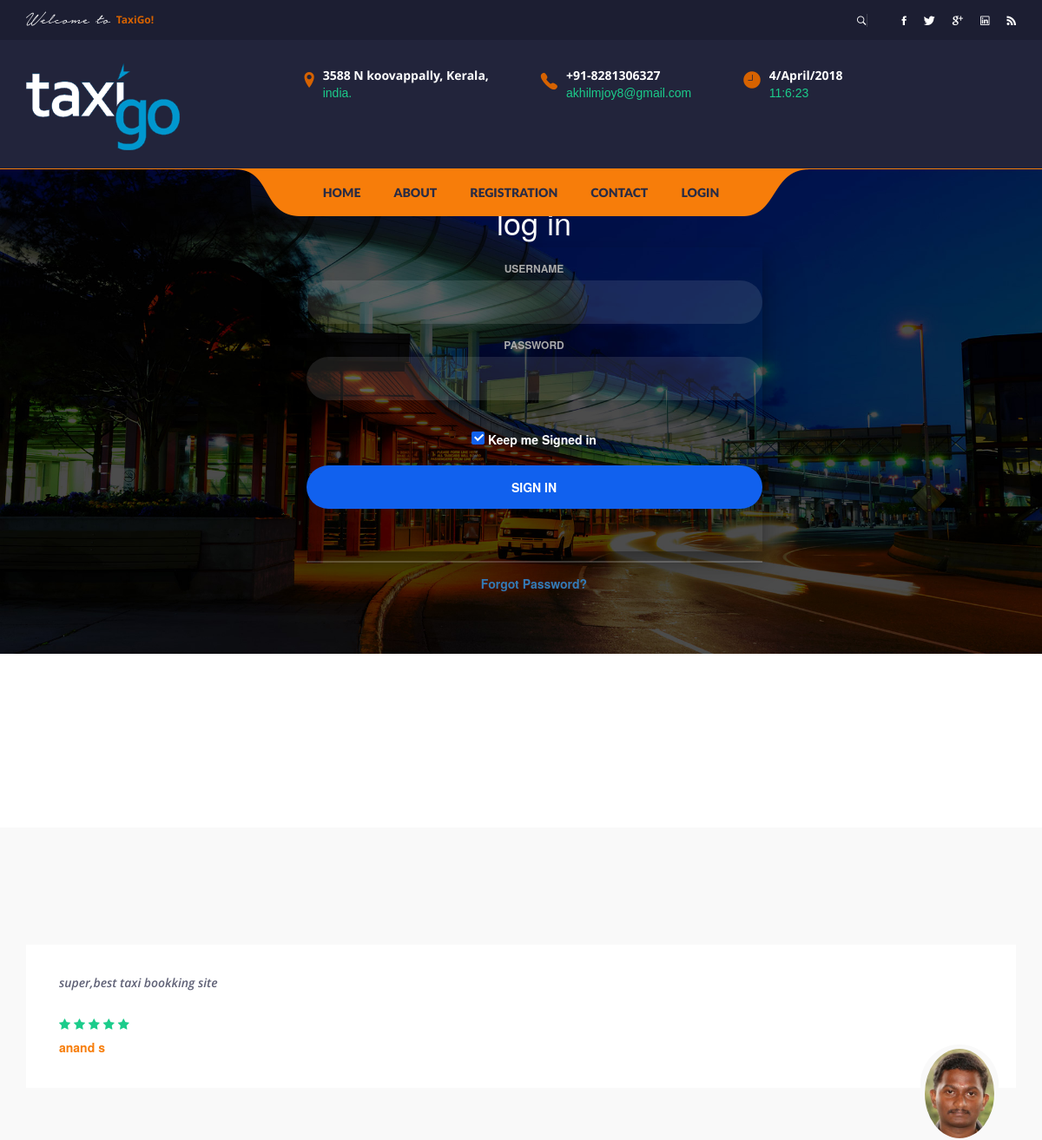
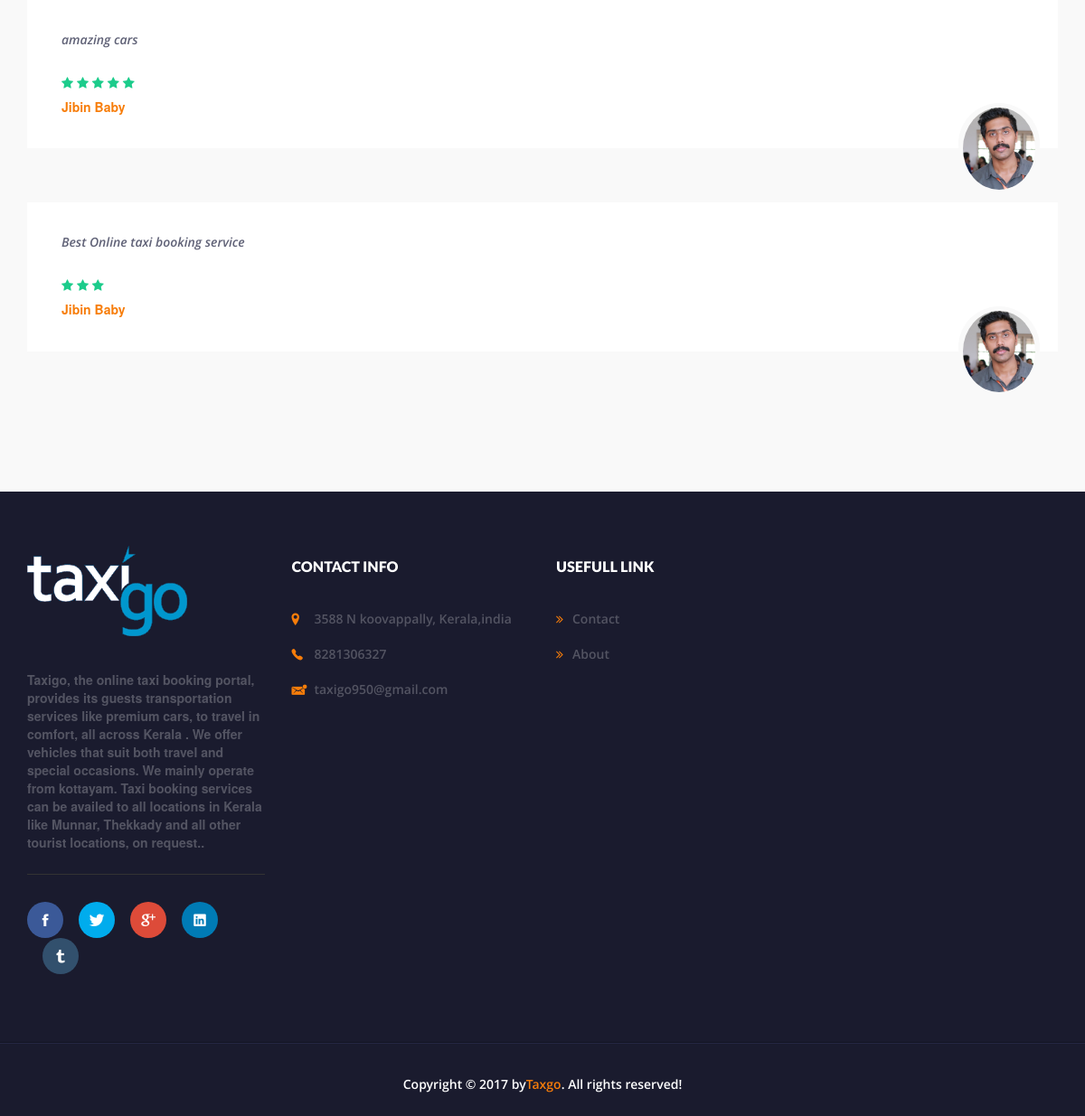
/taxigo/login.php, run on the app's committed database (2 pictures, top to bottom).
### tables this page shows
CREATE TABLE `feedback` (
  `fed_id` int(11) NOT NULL,
  `reg_id` int(11) NOT NULL,
  `ratting` int(11) NOT NULL,
  `message` varchar(250) NOT NULL,
  `status` tinyint(4) NOT NULL DEFAULT '0'
);

CREATE TABLE `registration` (
  `reg_id` int(11) NOT NULL,
  `type_id` int(11) NOT NULL,
  `fname` varchar(30) NOT NULL,
  `lname` varchar(30) NOT NULL,
  `phno` varchar(30) NOT NULL,
  `photo` varchar(30) NOT NULL,
  `emailid` varchar(30) NOT NULL,
  `Dob` date NOT NULL,
  `gender` varchar(30) NOT NULL,
  `Address` varchar(50) NOT NULL,
  `idproofno` varchar(30) NOT NULL,
  `idproof` varchar(30) NOT NULL,
  `status` int(11) NOT NULL DEFAULT '0',
  `dvraloc` int(11) NOT NULL DEFAULT '0'
);

### taxigo/login.php (the view, shortened to what this page needs)
<?php
include 'dbcon.php';
?> <!DOCTYPE html>
<html lang="en">
<head>
	<link href="css/style2.css" rel="stylesheet">
	<link href="css/style3.css" rel="stylesheet">
	<link href="css/login.css" rel="stylesheet">
	<link rel="stylesheet" href="css/bootstrap.min.css">
	<link rel="stylesheet" href="css/bootstrap-theme.min.css">
	<link rel="stylesheet" href="css/font-awesome.min.css">
	<link rel="stylesheet" href="css/ionicons.min.css">
	<link rel="stylesheet" href="vendors/owl.carousel/owl.carousel.css">
	<link rel="stylesheet" href="vendors/bootstrap-select/css/bootstrap-select.css">
	<link rel="stylesheet" href="css/style.css">
	<link rel="stylesheet" href="css/theme.css">
</head>
<body>
	<section class="row top-bar">
		<div class="container">
			<div class="welcome-texts"><span class="welcome-text">Welcome to</span><span>TaxiGo!</span></div>
			<ul class="social-lists-wSearch nav nav-pills">
				<li class="search-pop"><a href="#"><span class="ion-ios-search-strong"></span></a></li>
				<li><a href="#"><i class="ion-social-facebook"></i></a></li>
				<li><a href="#"><i class="ion-social-twitter"></i></a></li>
				<li><a href="#"><i class="ion-social-googleplus"></i></a></li>
				<li><a href="#"><i class="ion-social-linkedin-outline"></i></a></li>
				<li><a href="#"><i class="ion-social-rss"></i></a></li>
			</ul>
		</div>
	</section>
	<section class="row info-bar">
		<div class="container">
			<div class="row">
				<div class="col-sm-3 col-xs-8 logo-box">
					<a href="index-2.html" class="logo"><img src="images/logo.png" alt=""></a>
				</div>
				<div class="col-sm-9 col-xs-4 info-box">
					<div class="header-informations hidden-xs">
						<div class="media info-media">
							<div class="media-left"><i class="ion-location"></i></div>
							<div class="media-body">
								<h5 class="this-top">3588 N  koovappally, Kerala,</h5>
								<h5 class="this-bottom">india.</h5>
							</div>
						</div>
						<div class="media info-media">
							<div class="media-left"><i class="ion-ios-telephone"></i></div>
							<div class="media-body">
								<h5 class="this-top">+91-8281306327</h5>
								<h5 class="this-bottom">akhilmjoy8@gmail.com</h5>
							</div>
						</div>
						<div class="media info-media">
							<div class="media-left"><i class="ion-ios-clock"></i></div>
							<div class="media-body">
								<h5 class="this-top"id="mo"></h5>
								<h5 class="this-bottom" id="time"></h5>
							</div>
						</div>
					</div>
				</div>
			</div>
		</div>
	</section>
	<nav class="navbar navbar-default main-navigation navbar-static-top">
		<div class="container">
			<div class="collapse navbar-collapse" id="main-nav">
				<ul class="nav navbar-nav">
					<li><a href="index.php">home</a></li>
					<li><a href="about.php">about</a></li>
					<li><a href="index.php#popup" class="js__p_start">Registration</a></li>
					<li><a href="contact.php">contact</a></li>
					<li><a href="login.php">Login</a></li>
				</ul>
			</div>
		</div>
	</nav>
	<section class="slide-banner row">
		<img src="images/slide.jpg" alt="" class="this-bg hidden-xs">
		<div class="this-texts container" style="margin-top:-2%;">
		<div class="login-html">
	<h1 style="color:white margin-left:0%">log in</h1>
	<form action="logcon.php" method="post" enctype="multipart/form-data" name="form1" id="form1">
	<div class="login-wrap">
		<div class="login-form">
			<div class="sign-in-htm">
				<div class="group">
					<label for="user" class="label">Username</label>
					<input id="user1" type="text" class="input" name="user" value="<?php if(isset($_COOKIE['user'])){echo $_COOKIE['user']; }?>">
				</div>
				<div class="group">
					<label for="pass" class="label">Password</label>
					<input id="pass1" type="password" class="input" data-type="password" name="pass" value="<?php if(isset($_COOKIE['user'])){echo $_COOKIE['pass'];} ?>">
				</div>
				<div class="group">
					<label for="check"><span class="icon"></span> Keep me Signed in</label>
				</div>
				<div class="group">
					<input type="submit" class="button" value="Sign In"name="submit">
				</div>
				<div class="hr"></div>
				<div class="foot-lnk" style="margin-top:-7%;">
					<a href="forgotpassd.php">Forgot Password?</a>
				</div>
			</div>
		</div>
		</div>
		</form>
	</div>
		</div>
	</section>
		<section class="row testimonial-row">
	<div class="container">
<?php
               $sql1="SELECT * FROM `feedback` WHERE `status`='1' ORDER by `fed_id` DESC";
				$result1=mysqli_query($con,$sql1);
				$k=0;
				while($row1=mysqli_fetch_array($result1))
				{
					$k=$k+1;
					if($k==4)
					{
						break;
					}
					?>
		<div class="row">
			<div class="testimonial-carousel">
				<div class="item testimonial">
					<div class="inner row m0">
						<p><?php echo $row1['message']?></p>
						<?php
						$rid=$row1['reg_id'];
						$sql2="SELECT * FROM `registration` WHERE `reg_id`='$rid'";
				        $result2=mysqli_query($con,$sql2);
						$row2=mysqli_fetch_array($result2);
						$n=$row1['ratting'];
						while($n>0)
						{
							$n=$n-1;
							?>
						<span class="stars">
							<i class="fa fa-star"></i>
						</span>
						<?php
						}
						?>
						<h5 class="client"><?php echo $row2['fname'] ?> <?php echo $row2['lname']?></?></h5>
						<a href="#" class="client-img"><img src="<?php echo $row2['photo'] ?>" alt="" class="img-circle"></a>
					</div>
				</div>
			</div>
		</div>
<?php
				}
				?>
	</div>
</section>
<footer class="row site-footer">
<div class="top-footer row m0">
<div class="container">
	<div class="row ft">
		<div class="col-sm-12 col-md-3 widget footer-widget widget-about">
			<a href="#" class="foot-logo"><img src="images/logo.png" alt=""></a>
			<p>Taxigo, the online taxi booking portal, provides its guests transportation services like premium cars, to travel in comfort, all across Kerala . We offer vehicles that suit both travel and special occasions. We mainly operate from kottayam. Taxi booking services can be availed to all locations in
			Kerala like Munnar, Thekkady and all other tourist locations, on request.</strong>.</p>
			<ul class="nav nav-pills social-nav">
				<li><a href="#" class="ion-social-facebook" data-toggle="tooltip" data-placement="top" title="Facbook"></a></li>
				<li><a href="#" class="ion-social-twitter" data-toggle="tooltip" data-placement="top" title="Twitter"></a></li>
				<li><a href="#" class="ion-social-googleplus" data-toggle="tooltip" data-placement="top" title="Google Plus"></a></li>
				<li><a href="#" class="ion-social-linkedin" data-toggle="tooltip" data-placement="top" title="Linkedin"></a></li>
				<li><a href="#" class="ion-social-tumblr" data-toggle="tooltip" data-placement="top" title="Tumblr"></a></li>
			</ul>
		</div>
		<div class="col-sm-12 col-md-3 widget footer-widget widget-contact-info">
			<h4 class="widget-title">CONTACT INFO</h4>
			<ul class="nav foot-nav">
				<li><i class="ion-location"></i>3588 N  koovappally, Kerala,india</li>
				<li><i class="ion-ios-telephone"></i>8281306327</li>
				<li><i class="ion-email-unread"></i><a href="mailto:taxigo950@gmail.com">taxigo950@gmail.com</a></li>
			</ul>
			<div id="foot-map" class="google-map" data-lat="23.8932752" data-lon="90.3822415" data-marker="images/map-marker.png"></div>
		</div>
		<div class="col-sm-12 col-md-2 widget footer-widget widget-links">
			<h4 class="widget-title">Usefull link</h4>
			<ul class="nav foot-nav style2">
				<li><i class="fa fa-angle-double-right"></i><a href="usercontact.php">Contact</a></li>
				<li><i class="fa fa-angle-double-right"></i><a href="useraboutus.php">About</a></li>
			</ul>
		</div>
	</div>
</div>
</div>
<div class="bottom-footer row m0">
	<div class="container">
		<div class="row">
			Copyright © 2017 by<a href="#">Taxgo</a>. All rights reserved!
		</div>
	</div>
</div>
</footer>
</body>
</html>

### taxigo/css/login.css (style rules this page uses)
body { margin:0; color:#6a6f8c; background:#c8c8c8; font:600 16px/18px 'Open Sans',sans-serif; }
*,:after,:before { box-sizing:border-box }
a { color:inherit;text-decoration:none }
.login-wrap { width:100%; margin:auto; max-width:525px; min-height:350px; position:relative; margin-top:0%; box-shadow:0 12px 15px 0 rgba(0,0,0,.24),0 17px 50px 0 rgba(0,0,0,.19); }
.login-html { width:100%; height:50%; position:absolute; margin-top:-20%; padding:0%; }
.login-html .sign-in-htm, .login-html .sign-up-htm { top:0; left:0; right:0; bottom:0; position:absolute; -webkit-backface-visibility:hidden; backface-visibility:hidden; -webkit-transition:all .4s linear; transition:all .4s linear; }
.login-html .tab, .login-form .group .label, .login-form .group .button { text-transform:uppercase; }
.login-form { min-height:345px; position:relative; -webkit-perspective:1000px; perspective:1000px; -webkit-transform-style:preserve-3d; transform-style:preserve-3d; }
.login-form .group { margin-top:15px; }
.login-form .group .label, .login-form .group .input, .login-form .group .button { width:100%; color:#fff; display:block; }
.login-form .group .input, .login-form .group .button { border:none; padding:15px 20px; border-radius:25px; background:rgba(255,255,255,.1); }
.login-form .group input[data-type="password"] { text-security:circle; -webkit-text-security:circle; }
.login-form .group .label { color:#aaa; font-size:12px; }
.login-form .group .button { background:#1161ee; }
.login-form .group label .icon { width:15px; height:15px; border-radius:2px; position:relative; display:inline-block; background:rgba(255,255,255,.1); }
.login-form .group label .icon:before, .login-form .group label .icon:after { content:''; width:10px; height:2px; background:#fff; position:absolute; -webkit-transition:all .2s ease-in-out 0s; transition:all .2s ease-in-out 0s; }
.login-form .group label .icon:before { left:3px; width:5px; bottom:6px; -webkit-transform:scale(0) rotate(0); transform:scale(0) rotate(0); }
.login-form .group label .icon:after { top:6px; right:0; -webkit-transform:scale(0) rotate(0); transform:scale(0) rotate(0); }
.login-form .group .check:checked + label { color:#fff; }
.login-form .group .check:checked + label .icon { background:#1161ee; }
.login-form .group .check:checked + label .icon:before { -webkit-transform:scale(1) rotate(45deg); transform:scale(1) rotate(45deg); }
.login-form .group .check:checked + label .icon:after { -webkit-transform:scale(1) rotate(-45deg); transform:scale(1) rotate(-45deg); }
.hr { height:2px; margin:60px 0 50px 0; background:rgba(255,255,255,.2); }
.foot-lnk { text-align:center; }

### taxigo/css/theme.css (style rules this page uses)
.top-bar { background: #1c1e32; }
.welcome-texts { color: #d66200; }
.social-lists-wSearch li:first-child { border-color: rgba(255, 255, 255, 0.15); }
.social-lists-wSearch li a { color: #fff; }
.info-bar { background: #22243b; }
.info-media { color: #fff; }
.info-media .media-left { color: #d66200; }
.info-media .this-bottom { color: #1ccc8b; }
.main-navigation { border-color: #f77d0a; background: none; }
.main-navigation #main-nav .navbar-nav { background: #f77d0a; }
.main-navigation #main-nav .navbar-nav li a { color: #292c45; }
.slide-banner { color: #FFF; }
.site-footer { background: #1a1b2e; }
.top-footer { border-color: #131422; }
.top-footer .widget-about p { color: rgba(255, 255, 255, 0.25); }
.top-footer .widget-title { color: #fff; }
.social-nav li a { color: #fff; }
.social-nav li:nth-child(1) a { background: #3b5998; }
.social-nav li:nth-child(2) a { background: #00aced; }
.social-nav li:nth-child(3) a { background: #dd4b39; }
.social-nav li:nth-child(4) a { background: #007bb5; }
.social-nav li:nth-child(5) a { background: #32506d; }
.bottom-footer { border-color: #242643; color: #fff; }
.bottom-footer a { color: #1ccc8b; }
.bottom-footer a:last-child { color: #f77d0a; }
.foot-nav li { color: rgba(255, 255, 255, 0.25); }
.foot-nav li i { color: #f77d0a; }
.foot-nav li a { color: rgba(255, 255, 255, 0.25); }
.testimonial-row { background: #f9f9f9; }
.testimonial .inner { background: #fff; }
.testimonial p { color: rgba(43, 46, 74, 0.75); }
.testimonial .stars { color: #1ccc8b; }
.testimonial .client { color: #f77d0a; }
.testimonial .client-img { background: #f9f9f9; }

### data on the page
feedback: message "super,best taxi bookking site", ratting 5 (drawn), reg.fname "anand", reg.lname "s", reg.photo (picture)
feedback: message "amazing cars", ratting 5 (drawn), reg.fname "Jibin", reg.lname "Baby", reg.photo (picture)
feedback: message "Best Online taxi booking service", ratting 3 (drawn), reg.fname "Jibin", reg.lname "Baby", reg.photo (picture)
